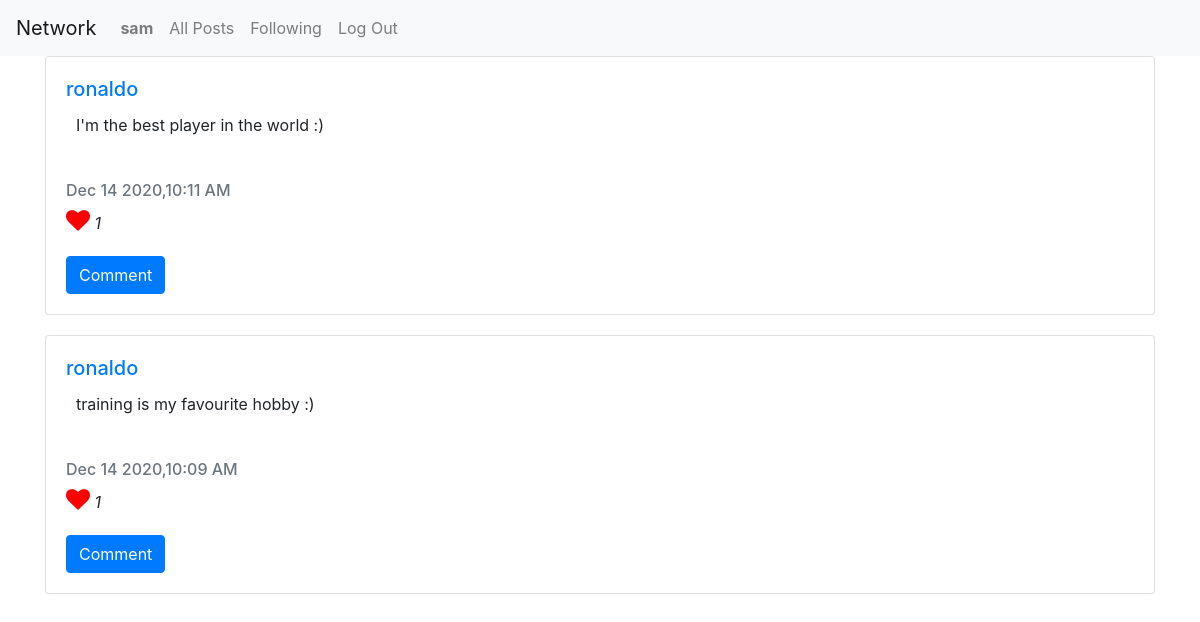
Page /following/sam (signed in) on the committed database.
### network/models.py (models this page shows, shortened)
class Post(models.Model):
    description = models.CharField(max_length = 2048, blank = False, default = 'What are you thinking?')
    date_posted = models.DateTimeField(default=timezone.now)
    user = models.ForeignKey(User, on_delete=models.CASCADE, related_name='posts', default="")
    def format_time(self):
        return self.date_posted.strftime("%b %-d %Y,%-I:%M %p")

### network/views.py (the view)
# urls.py: path("following/<str:username>", views.FollowingListView.as_view(), name="following"),
class FollowingListView(LoginRequiredMixin, ListView):
    model = Post
    template_name = 'network/following.html'
    context_object_name = 'posts'
    ordering = ['-date_posted']
    paginate_by = 10
    def get_context_data(self, **kwargs):
        context = super(FollowingListView, self).get_context_data(**kwargs)
        liked_posts = self.request.user.likes.all()
        liked_posts = [liked_post.post for liked_post in liked_posts]
        context['liked_posts'] = liked_posts
        return context
    def get_queryset(self):
        following_users = self.request.user.following.all()
        id_users =[following.following_user.id for following in following_users]
        print('id: ' , id_users)
        return Post.objects.filter(user__in=id_users).order_by('-date_posted')

### network/models.py (called while the page is built)
    def get_absolute_url(self):
        return f"/users/{self.slug}"

### network/templates/network/following.html (shortened to what this page needs)
{% extends "network/layout.html" %} {% block body %}
<div class="container">
    <div class="content" id="content_card">
        {% for post in posts %}
        <div class='card'>
            <div class='card-body'>
                <div class='card-title'>
                    <h5><a href='{{ post.user.profile.get_absolute_url }}'>{{ post.user.username }}</a></h5>
                </div>
                <div class='description' id='d_{{post.id}}'>
                    <p class='card-text' id='content_{{post.id}}'>{{ post.description }}</p>
                </div>
                <div class='card-subtitle mb-2 text-muted'>
                    <h6>{{ post.format_time }}</h6>
                </div>
                {% if post in liked_posts %}
                <div class='like'>
                    <p>
                        <i onclick="like({{post.id}})" id='like_button{{post.id}}' class='fa fa-heart'>
                        </i>
                        <i id='numOfLike{{post.id}}'> {{ post.likes.count }}</i>
                    </p>
                </div>
                {% endif %}
                <div class='button-group' id='btn-gr-{{post.id}}'>
                     {% if request.user.is_authenticated %}
                    <div class='comment'>
                        <button onclick="list_comments({{post.id}})" class='btn btn-primary mr-3'>Comment</button>
                    </div>
                    {% endif %}
                </div>
            </div>
        </div>
        {% endfor %}
    </div>
</div>
{% endblock %}

### network/templates/network/layout.html (shortened to what this page needs)
{% load static %}
<!DOCTYPE html>
<html lang="en">
<head>
    <link rel="stylesheet" href="https://stackpath.bootstrapcdn.com/bootstrap/4.4.1/css/bootstrap.min.css">
    <link rel="stylesheet" href="https://cdnjs.cloudflare.com/ajax/libs/font-awesome/4.7.0/css/font-awesome.min.css">
    <link href="{% static 'network/styles.css' %}?version = 1.1" rel="stylesheet">
</head>
<body>
    <nav class="navbar navbar-expand-lg navbar-light bg-light">
        <a class="navbar-brand" href="{% url 'index' %}">Network</a>
        <div>
            <ul class="navbar-nav mr-auto">
                {% if user.is_authenticated %}
                <li class="nav-item">
                    <a class="nav-link" href="{{ user.profile.get_absolute_url }}"><strong>{{ user.username }}</strong></a>
                </li>
                {% endif %}
                <li class="nav-item">
                    <a id='allpost' class="nav-link" href="{% url 'index' %}">All Posts</a>
                </li>
                {% if user.is_authenticated %}
                <li class="nav-item">
                    <a id='following' class="nav-link" href="{% url 'following' request.user.username %}">Following</a>
                </li>
                <li class="nav-item">
                    <a class="nav-link" href="{% url 'logout' %}">Log Out</a>
                </li>
                {% endif %}
            </ul>
        </div>
    </nav>
    <div class="body">
        {% block body %} {% endblock %}
    </div>
</body>
</html>

### network/static/network/styles.css (style rules this page uses)
.card { margin-bottom: 20px !important; }
.card-text { margin: 10px; }
.description { margin-bottom: 50px; margin-top: 10px; }
.btn { margin-top: 5px; }
.fa-heart { color: red; cursor: pointer; font-size: 24px; }

### rows in the picture
Post: user.username "ronaldo", description "I'm the best player in the world :)", format_time "Dec 14 2020,10:11 AM", likes.count "1"
Post: user.username "ronaldo", description "training is my favourite hobby :)", format_time "Dec 14 2020,10:09 AM", likes.count "1"

### other values in the picture
{{ user.username }} "sam"
